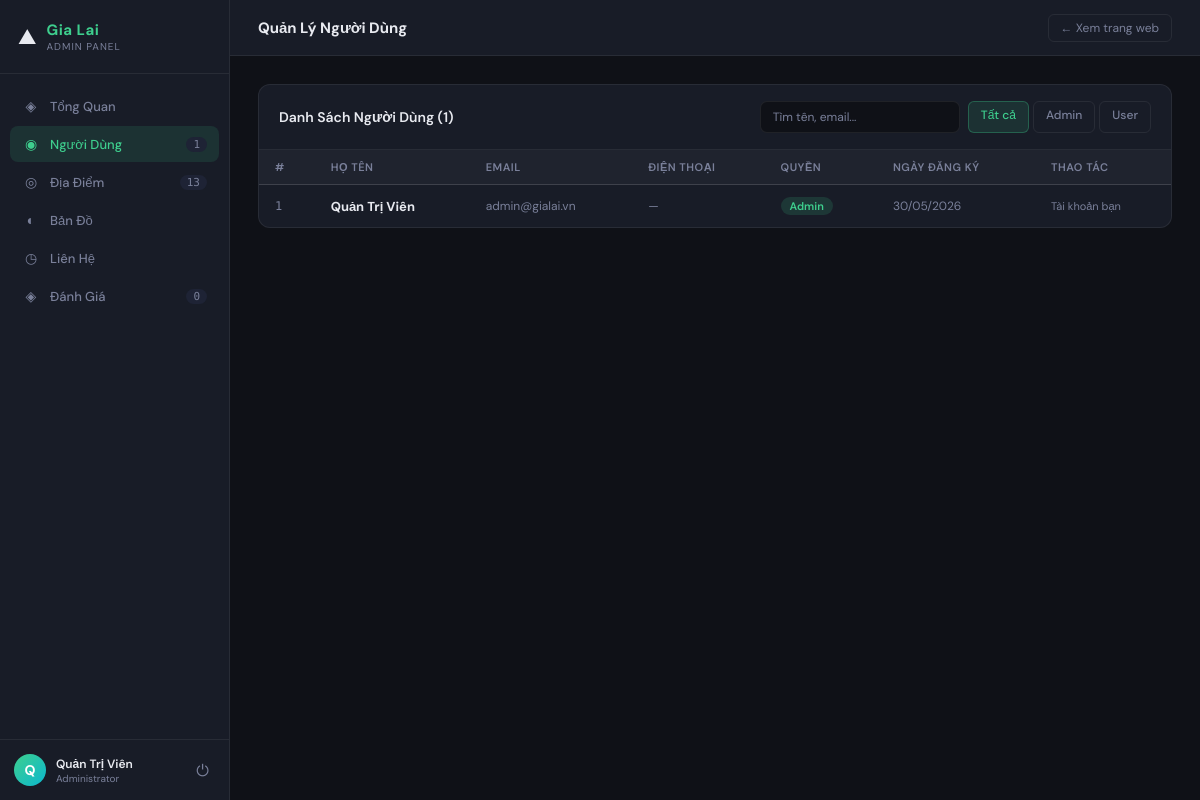
Screenshot of /gialai_simple/admin/users.php (signed in) with the database file from the repository.
### tables this page shows
CREATE TABLE users (
    id         INT AUTO_INCREMENT PRIMARY KEY,
    full_name  VARCHAR(100) NOT NULL,
    email      VARCHAR(150) NOT NULL UNIQUE,
    password   VARCHAR(255) NOT NULL,
    phone      VARCHAR(20),
    role       ENUM('user','admin') DEFAULT 'user',
    created_at TIMESTAMP DEFAULT CURRENT_TIMESTAMP
);

### gialai_simple/admin/users.php (the view, shortened to what this page needs)
<?php
include 'layout.php';
$q    = $_GET['q'] ?? '';
$role = $_GET['role'] ?? '';
$where = [];
$sql = "SELECT * FROM users" . ($where ? " WHERE " . implode(' AND ', $where) : '') . " ORDER BY created_at DESC";
$users = $conn->query($sql);
?>
<div class="data-table-wrap">
    <div class="table-head">
        <div class="table-head-title">Danh Sách Người Dùng (<?= $users->num_rows ?>)</div>
        <div class="table-actions">
            <form method="GET" style="display:flex;gap:8px;">
                <input class="search-input" name="q" placeholder="Tìm tên, email..." value="<?= htmlspecialchars($q) ?>">
                <div class="filter-tabs">
                    <a href="users.php" class="filter-tab <?= !$role ? 'active' : '' ?>">Tất cả</a>
                    <a href="users.php?role=admin" class="filter-tab <?= $role==='admin' ? 'active' : '' ?>">Admin</a>
                    <a href="users.php?role=user"  class="filter-tab <?= $role==='user'  ? 'active' : '' ?>">User</a>
                </div>
            </form>
        </div>
    </div>
    <table>
        <thead><tr>
            <th>#</th><th>Họ tên</th><th>Email</th><th>Điện thoại</th>
            <th>Quyền</th><th>Ngày đăng ký</th><th>Thao tác</th>
        </tr></thead>
        <tbody>
        <?php if ($users->num_rows === 0): ?>
        <tr><td colspan="7" style="text-align:center;padding:40px;color:var(--muted)">Không tìm thấy người dùng nào.</td></tr>
        <?php else: while ($u = $users->fetch_assoc()): ?>
        <tr>
            <td class="td-mono"><?= $u['id'] ?></td>
            <td><strong><?= htmlspecialchars($u['full_name']) ?></strong></td>
            <td class="td-muted"><?= htmlspecialchars($u['email']) ?></td>
            <td class="td-muted"><?= htmlspecialchars($u['phone'] ?: '—') ?></td>
            <td>
                <?php if ($u['role'] === 'admin'): ?>
                    <span class="badge badge-green">Admin</span>
                <?php else: ?>
                    <span class="badge badge-gray">User</span>
                <?php endif; ?>
            </td>
            <td class="td-muted"><?= date('d/m/Y', strtotime($u['created_at'])) ?></td>
            <td>
                <div style="display:flex;gap:6px;">
                    <?php if ($u['id'] != $_SESSION['user_id']): ?>
                    <a href="users.php?toggle_role=<?= $u['id'] ?>" class="btn btn-info btn-sm"
                       onclick="return confirm('Đổi quyền người dùng này?')">
                        <?= $u['role'] === 'admin' ? '↓ Hạ User' : '↑ Lên Admin' ?>
                    </a>
                    <a href="users.php?delete=<?= $u['id'] ?>" class="btn btn-danger btn-sm"
                       onclick="return confirm('Xóa người dùng này?')">Xóa</a>
                    <?php else: ?>
                    <span class="td-muted" style="font-size:11px">Tài khoản bạn</span>
                    <?php endif; ?>
                </div>
            </td>
        </tr>
        <?php endwhile; endif; ?>
        </tbody>
    </table>
</div>
<?php $conn->close(); include 'layout_end.php'; ?>

### gialai_simple/admin/admin.css (style rules this page uses)
*, *::before, *::after { box-sizing: border-box; margin: 0; padding: 0; }
:root { --bg: #0f1117; --surface: #181c27; --surface2: #1e2335; --border: rgba(255,255,255,0.07); --accent: #3ecf8e; --accent2: #0bb8cf; --danger: #f05a5a; --warn: #f5a623; --text: #e8eaf0; --muted: #7a809a; --sidebar-w: 230px; --top-h: 56px; }
body { font-family: 'DM Sans', sans-serif; background: var(--bg); color: var(--text); min-height: 100vh; }
a { text-decoration: none; color: inherit; }
.data-table-wrap { background: var(--surface); border: 1px solid var(--border); border-radius: 12px; overflow: hidden; margin-bottom: 24px; }
.table-head { display: flex; align-items: center; justify-content: space-between; padding: 16px 20px; border-bottom: 1px solid var(--border); flex-wrap: wrap; gap: 10px; }
.table-head-title { font-size: 14px; font-weight: 600; }
.table-actions { display: flex; gap: 8px; align-items: center; flex-wrap: wrap; }
table { width: 100%; border-collapse: collapse; font-size: 13px; }
thead th { padding: 10px 16px; text-align: left; font-size: 11px; font-weight: 600; text-transform: uppercase; letter-spacing: 0.5px; color: var(--muted); background: rgba(255,255,255,0.03); border-bottom: 1px solid var(--border); white-space: nowrap; }
tbody td { padding: 12px 16px; border-bottom: 1px solid var(--border); vertical-align: middle; }
tbody tr:last-child td { border-bottom: none; }
.td-muted { color: var(--muted); font-size: 12px; }
.td-mono { font-family: 'DM Mono', monospace; font-size: 12px; color: var(--muted); }
.badge { display: inline-block; padding: 2px 9px; border-radius: 20px; font-size: 11px; font-weight: 600; }
.badge-green { background: rgba(62,207,142,0.15); color: var(--accent); }
.search-input { background: var(--bg); border: 1px solid var(--border); border-radius: 7px; padding: 7px 12px; font-size: 12px; color: var(--text); font-family: 'DM Sans', sans-serif; outline: none; width: 200px; }
.search-input::placeholder { color: var(--muted); }
.filter-tabs { display: flex; gap: 4px; }
.filter-tab { padding: 5px 12px; border-radius: 6px; font-size: 12px; font-weight: 500; color: var(--muted); background: transparent; border: 1px solid var(--border); }
.filter-tab.active { background: rgba(62,207,142,0.12); color: var(--accent); border-color: rgba(62,207,142,0.3); }

### rows the page displays
users: id "1", full_name "Quản Trị Viên", email "admin@gialai.vn", phone "—", role "Admin", created_at "30/05/2026", shows "Tài khoản bạn"

### other values shown
$totalUsers "1"
$totalDest "13"
$totalReviews "0"
mb_substr($_SESSION['user_name'] ?? 'A', 0, 1) "Q"
$_SESSION['user_name'] "Quản Trị Viên"
$pageTitle "Quản Lý Người Dùng"
$users->num_rows "1"
